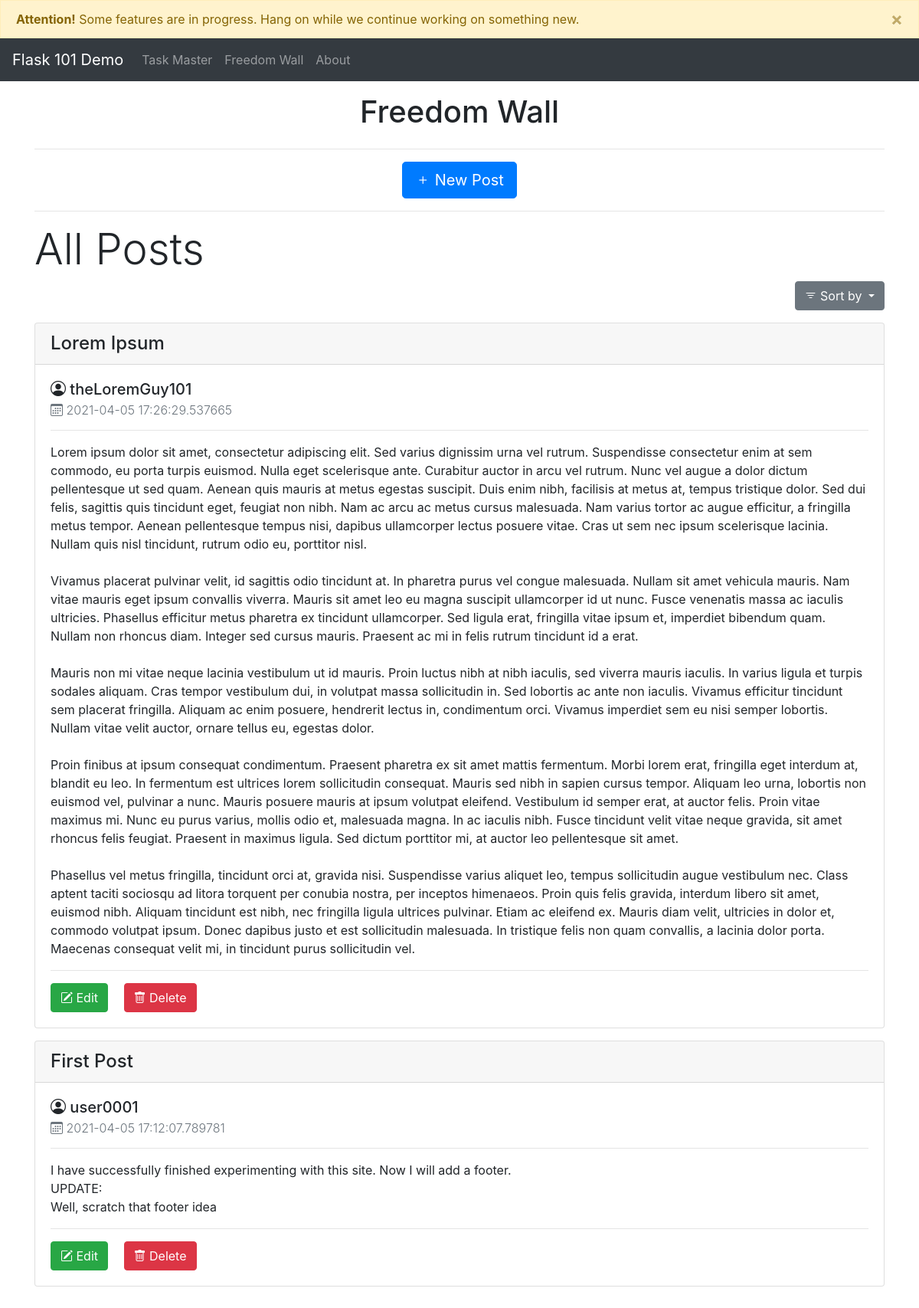
Page /blog_posts on the earlier database version.
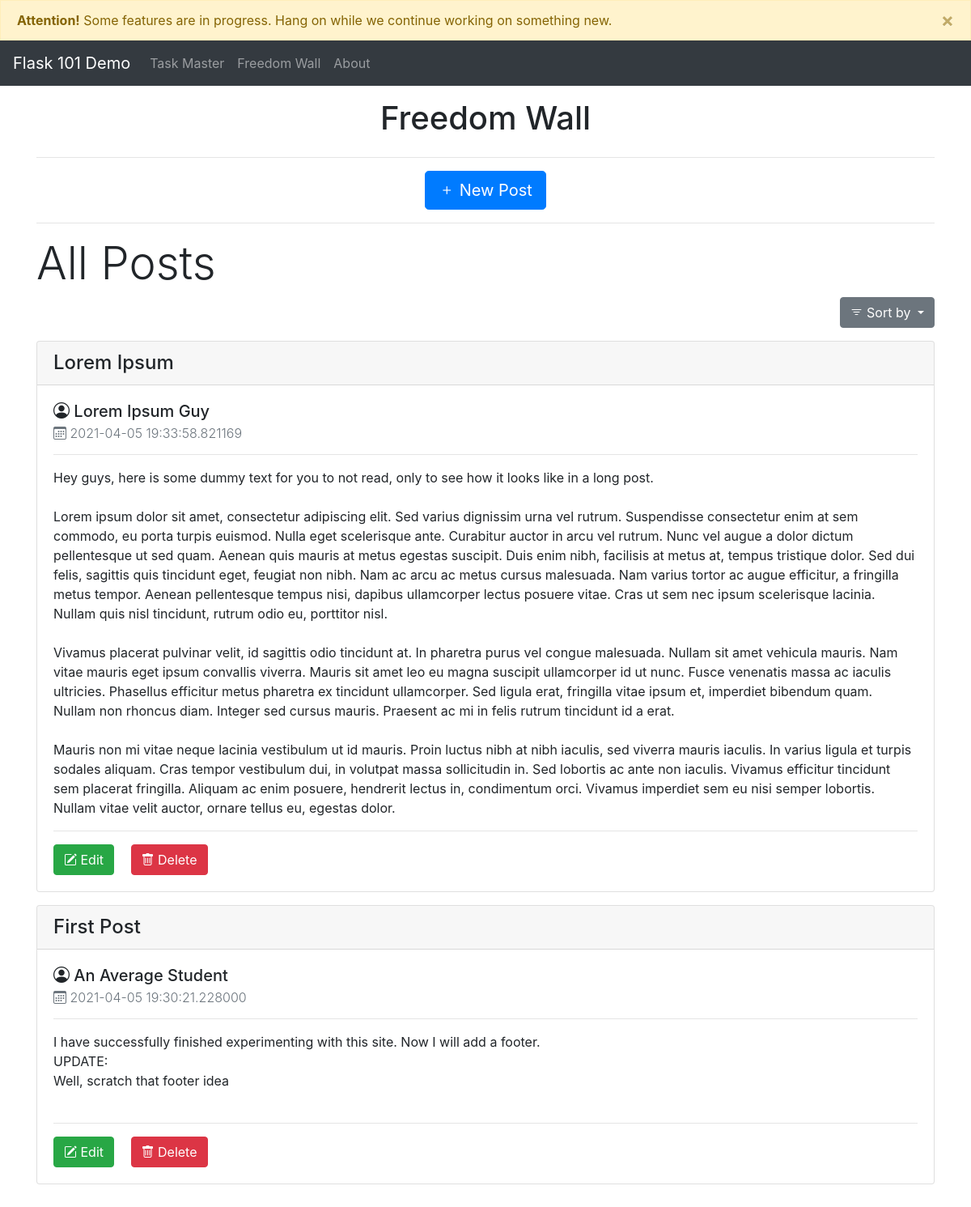
Same page on the later database version.
### app.py (models this page shows, shortened)
class BlogPost(db.Model):
    id = db.Column(db.Integer, primary_key = True)
    title = db.Column(db.String(50), nullable = False)
    content = db.Column(db.Text, nullable=False)
    author = db.Column(db.String(20), nullable=False)
    datePosted = db.Column(db.DateTime, nullable = False , default = datetime.today)

### app.py (the view)
@app.route('/blog_posts', methods=['GET', 'POST'])
def posts():
    if request.method == 'POST':
        post_title = request.form['title']
        post_content = request.form['content']
        post_author = request.form['author']
        new_post = BlogPost(title=post_title, author=post_author, content=post_content)
        db.session.add(new_post)
        db.session.commit()
        return redirect('/blog_posts')
    else:
        all_posts = BlogPost.query.order_by(BlogPost.datePosted.desc()).all()
        return render_template('posts.html', posts=all_posts)

### templates/posts.html (shortened to what this page needs)
{% extends 'base.html' %}
{% block body %}
<h1 class="text-center mt-3">Freedom Wall</h1>
<div class="container">
    <div class="row">
        <div class="col text-center">
            <hr>
            <button type="button" class="btn btn-primary btn-lg" data-toggle="modal" data-target="#newPost">
                <i class="bi bi-plus"></i> New Post
            </button>
        </div>
    </div>
</div>
<div class="container">
    <hr>
    <h1 class="display-4">All Posts</h1>
    <div class="dropdown mb-3 text-right">
        <button class="btn btn-secondary dropdown-toggle" type="button" id="dropdownMenuButton"
            data-toggle="dropdown" aria-haspopup="true" aria-expanded="false">
            <i class="bi bi-filter"></i>  Sort by
        </button>
    </div>
{% for post in posts %}
<div class="card mb-3">
    <h4 class="card-header">{{ post.title }}</h4>
    <div class="card-body">
        <h5 class="card-title"> <i class="bi bi-person-circle"></i> {{ post.author }}</h5>
        <h6 class="card-subtitle text-muted font-weight-light"> <i class="bi bi-calendar3"></i> {{ post.datePosted }}</h6>
        <hr>
        <p style="white-space: pre-wrap;">{{ post.content }}</p>
        <hr>
        <a href="/blog_edit/{{post.id}}" class="btn btn-success mr-3"><i class="bi bi-pencil-square"></i> Edit</a>
        <a href="/blog_post_delete/{{post.id}}" class="btn btn-danger"><i class="bi bi-trash"></i> Delete</a>
    </div>
</div>
{% endfor %}
</div>
{% endblock %}

### templates/base.html (shortened to what this page needs)
<!DOCTYPE html>
<html lang="en">
<head>
    <link rel="stylesheet" href="{{ url_for('static', filename = 'css/bootstrap.min.css')}}">
    <link rel="stylesheet" href="{{ url_for('static', filename = 'css/main.css')}}">
    <link rel="stylesheet" href="https://cdn.jsdelivr.net/npm/bootstrap-icons@1.4.0/font/bootstrap-icons.css">
</head>
<body>
    <div class="alert alert-warning alert-dismissible fade show m-0 rounded-0" role="alert">
        <strong>Attention!</strong> Some features are in progress. Hang on while we continue working on something new.
        <button type="button" class="close" data-dismiss="alert" aria-label="Close">
            <span aria-hidden="true">&times;</span>
        </button>
    </div>
    <nav class="navbar navbar-expand-lg navbar-dark bg-dark">
        <a class="navbar-brand" href="#">Flask 101 Demo</a>
        <div class="collapse navbar-collapse" id="navbarNavAltMarkup">
            <div class="navbar-nav">
                <a class="nav-link" href="/">Task Master <span class="sr-only">(current)</span></a>
                <a class="nav-link" href="/blog_posts">Freedom Wall</a>
                <a href="https://bit.ly/31VUq8t" class="nav-link">About</a>
            </div>
        </div>
    </nav>
    {% block body %} {% endblock %}
</body>
</html>

Differences in the rows shown:
changed BlogPost "Lorem Ipsum": author "theLoremGuy101" → "Lorem Ipsum Guy"; datePosted "2021-04-05 17:26:29.537665" → "2021-04-05 19:33:58.821169"; content "Lorem ipsum dolor sit amet, consectetur adipiscing elit. Sed varius dignissim urna vel rutrum. Suspendisse consectetur enim at sem commodo, eu porta turpis euismod. Nulla eget scelerisque ante. Curabitur auctor in arcu vel rutrum. Nunc vel augue a dolor dictum pellentesque ut sed quam. Aenean quis mauris at metus egestas suscipit. Duis enim nibh, facilisis at metus at, tempus tristique dolor. Sed dui felis, sagittis quis tincidunt eget, feugiat non nibh. Nam ac arcu ac metus cursus malesuada. Nam varius tortor ac augue efficitur, a fringilla metus tempor. Aenean pellentesque tempus nisi, dapibus ullamcorper lectus posuere vitae. Cras ut sem nec ipsum scelerisque lacinia. Nullam quis nisl…" → "Hey guys, here is some dummy text for you to not read, only to see how it looks like in a long post. Lorem ipsum dolor sit amet, consectetur adipiscing elit. Sed varius dignissim urna vel rutrum. Suspendisse consectetur enim at sem commodo, eu porta turpis euismod. Nulla eget scelerisque ante. Curabitur auctor in arcu vel rutrum. Nunc vel augue a dolor dictum pellentesque ut sed quam. Aenean quis mauris at metus egestas suscipit. Duis enim nibh, facilisis at metus at, tempus tristique dolor. Sed dui felis, sagittis quis tincidunt eget, feugiat non nibh. Nam ac arcu ac metus cursus malesuada. Nam varius tortor ac augue efficitur, a fringilla metus tempor. Aenean pellentesque tempus nisi,…"
changed BlogPost "First Post": author "user0001" → "An Average Student"; datePosted "2021-04-05 17:12:07.789781" → "2021-04-05 19:30:21.228000"
